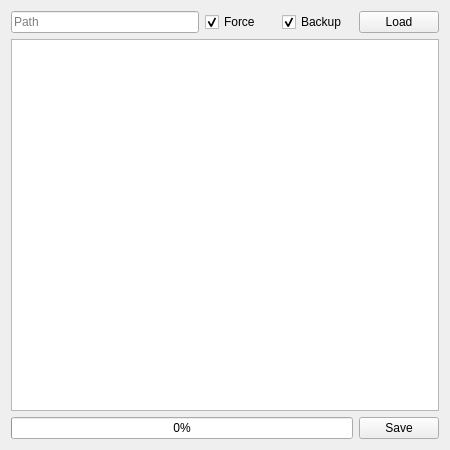
<?xml version="1.0" encoding="UTF-8"?>
<ui version="4.0">
 <class>FormConfigure</class>
 <widget class="QWidget" name="FormConfigure">
  <property name="geometry">
   <rect>
    <x>0</x>
    <y>0</y>
    <width>450</width>
    <height>450</height>
   </rect>
  </property>
  <property name="minimumSize">
   <size>
    <width>450</width>
    <height>450</height>
   </size>
  </property>
  <property name="windowTitle">
   <string>Form</string>
  </property>
  <layout class="QGridLayout" name="gridLayout">
   <item row="0" column="0">
    <widget class="QLineEdit" name="lineEditPath">
     <property name="placeholderText">
      <string>Path</string>
     </property>
    </widget>
   </item>
   <item row="0" column="1">
    <widget class="QCheckBox" name="checkBoxCreate">
     <property name="minimumSize">
      <size>
       <width>71</width>
       <height>22</height>
      </size>
     </property>
     <property name="maximumSize">
      <size>
       <width>71</width>
       <height>22</height>
      </size>
     </property>
     <property name="text">
      <string>Force</string>
     </property>
     <property name="checked">
      <bool>true</bool>
     </property>
    </widget>
   </item>
   <item row="0" column="2">
    <widget class="QCheckBox" name="checkBoxBackup">
     <property name="minimumSize">
      <size>
       <width>71</width>
       <height>22</height>
      </size>
     </property>
     <property name="maximumSize">
      <size>
       <width>71</width>
       <height>22</height>
      </size>
     </property>
     <property name="text">
      <string>Backup</string>
     </property>
     <property name="checked">
      <bool>true</bool>
     </property>
    </widget>
   </item>
   <item row="0" column="3">
    <widget class="QPushButton" name="pushButtonLoad">
     <property name="text">
      <string>Load</string>
     </property>
    </widget>
   </item>
   <item row="1" column="0" colspan="4">
    <widget class="QPlainTextEdit" name="plainTextEdit"/>
   </item>
   <item row="2" column="0" colspan="3">
    <widget class="QProgressBar" name="progressBar">
     <property name="value">
      <number>0</number>
     </property>
    </widget>
   </item>
   <item row="2" column="3">
    <widget class="QPushButton" name="pushButtonSave">
     <property name="text">
      <string>Save</string>
     </property>
    </widget>
   </item>
  </layout>
 </widget>
 <resources/>
 <connections/>
</ui>
